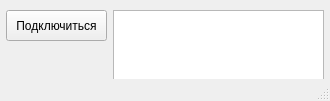
<?xml version="1.0" encoding="UTF-8"?>
<ui version="4.0">
 <class>MainWindow</class>
 <widget class="QMainWindow" name="MainWindow">
  <property name="geometry">
   <rect>
    <x>0</x>
    <y>0</y>
    <width>330</width>
    <height>101</height>
   </rect>
  </property>
  <property name="windowTitle">
   <string>MainWindow</string>
  </property>
  <widget class="QWidget" name="centralWidget">
   <widget class="QPushButton" name="pushButton">
    <property name="geometry">
     <rect>
      <x>6</x>
      <y>10</y>
      <width>101</width>
      <height>31</height>
     </rect>
    </property>
    <property name="font">
     <font>
      <weight>50</weight>
      <bold>false</bold>
     </font>
    </property>
    <property name="text">
     <string>Подключиться</string>
    </property>
   </widget>
   <widget class="QTextEdit" name="textEdit">
    <property name="geometry">
     <rect>
      <x>113</x>
      <y>10</y>
      <width>211</width>
      <height>71</height>
     </rect>
    </property>
   </widget>
  </widget>
  <widget class="QStatusBar" name="statusBar"/>
 </widget>
 <layoutdefault spacing="6" margin="11"/>
 <resources/>
 <connections/>
</ui>
